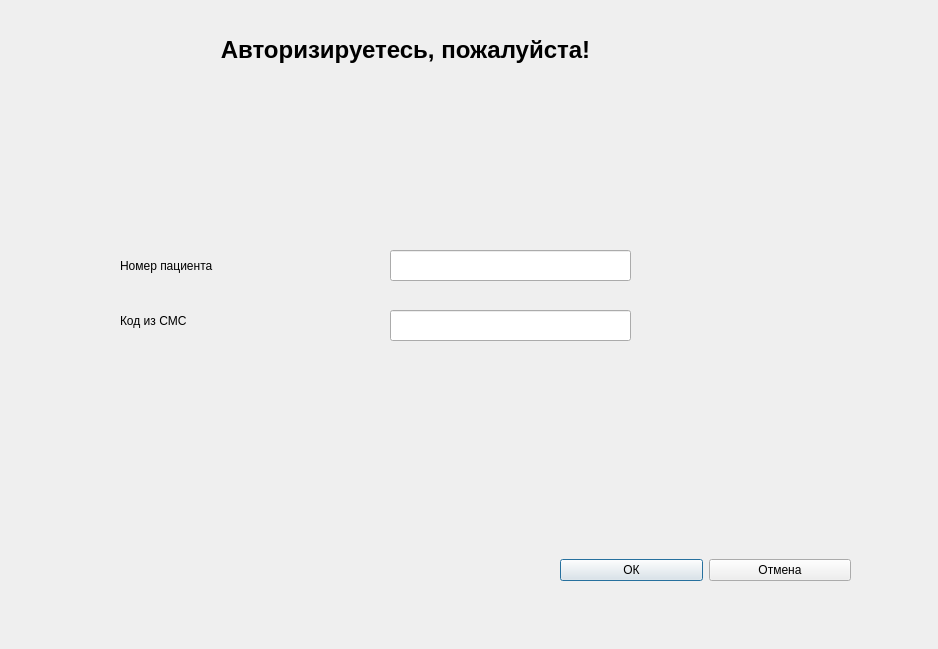
<?xml version="1.0" encoding="UTF-8"?>
<ui version="4.0">
 <class>Dialog_login</class>
 <widget class="QDialog" name="Dialog_login">
  <property name="enabled">
   <bool>true</bool>
  </property>
  <property name="geometry">
   <rect>
    <x>0</x>
    <y>0</y>
    <width>938</width>
    <height>649</height>
   </rect>
  </property>
  <property name="windowTitle">
   <string>Dialog</string>
  </property>
  <widget class="QLabel" name="label">
   <property name="geometry">
    <rect>
     <x>120</x>
     <y>240</y>
     <width>221</width>
     <height>51</height>
    </rect>
   </property>
   <property name="text">
    <string>Номер пациента</string>
   </property>
  </widget>
  <widget class="QLabel" name="label_2">
   <property name="geometry">
    <rect>
     <x>120</x>
     <y>290</y>
     <width>231</width>
     <height>61</height>
    </rect>
   </property>
   <property name="text">
    <string>Код из СМС</string>
   </property>
  </widget>
  <widget class="QLabel" name="label_3">
   <property name="geometry">
    <rect>
     <x>0</x>
     <y>-10</y>
     <width>811</width>
     <height>121</height>
    </rect>
   </property>
   <property name="text">
    <string>&lt;html&gt;&lt;head/&gt;&lt;body&gt;&lt;p align=&quot;center&quot;&gt;&lt;span style=&quot; font-size:18pt; font-weight:600;&quot;&gt;Авторизируетесь, пожалуйста!&lt;/span&gt;&lt;/p&gt;&lt;/body&gt;&lt;/html&gt;</string>
   </property>
  </widget>
  <widget class="QLineEdit" name="lineEdit_Password">
   <property name="geometry">
    <rect>
     <x>390</x>
     <y>250</y>
     <width>241</width>
     <height>31</height>
    </rect>
   </property>
  </widget>
  <widget class="QLineEdit" name="lineEdit_Login">
   <property name="geometry">
    <rect>
     <x>390</x>
     <y>310</y>
     <width>241</width>
     <height>31</height>
    </rect>
   </property>
   <property name="echoMode">
    <enum>QLineEdit::Password</enum>
   </property>
  </widget>
  <widget class="QWidget" name="horizontalLayoutWidget">
   <property name="geometry">
    <rect>
     <x>560</x>
     <y>530</y>
     <width>291</width>
     <height>81</height>
    </rect>
   </property>
   <layout class="QHBoxLayout" name="horizontalLayout">
    <item>
     <widget class="QPushButton" name="Ok">
      <property name="mouseTracking">
       <bool>true</bool>
      </property>
      <property name="text">
       <string>ОК</string>
      </property>
     </widget>
    </item>
    <item>
     <widget class="QPushButton" name="Cancel">
      <property name="mouseTracking">
       <bool>true</bool>
      </property>
      <property name="text">
       <string>Отмена</string>
      </property>
     </widget>
    </item>
   </layout>
  </widget>
  <widget class="QLabel" name="label_photo">
   <property name="geometry">
    <rect>
     <x>-70</x>
     <y>90</y>
     <width>941</width>
     <height>661</height>
    </rect>
   </property>
   <property name="text">
    <string/>
   </property>
  </widget>
  <zorder>label_photo</zorder>
  <zorder>label</zorder>
  <zorder>label_2</zorder>
  <zorder>label_3</zorder>
  <zorder>lineEdit_Password</zorder>
  <zorder>lineEdit_Login</zorder>
  <zorder>horizontalLayoutWidget</zorder>
 </widget>
 <resources/>
 <connections/>
</ui>
